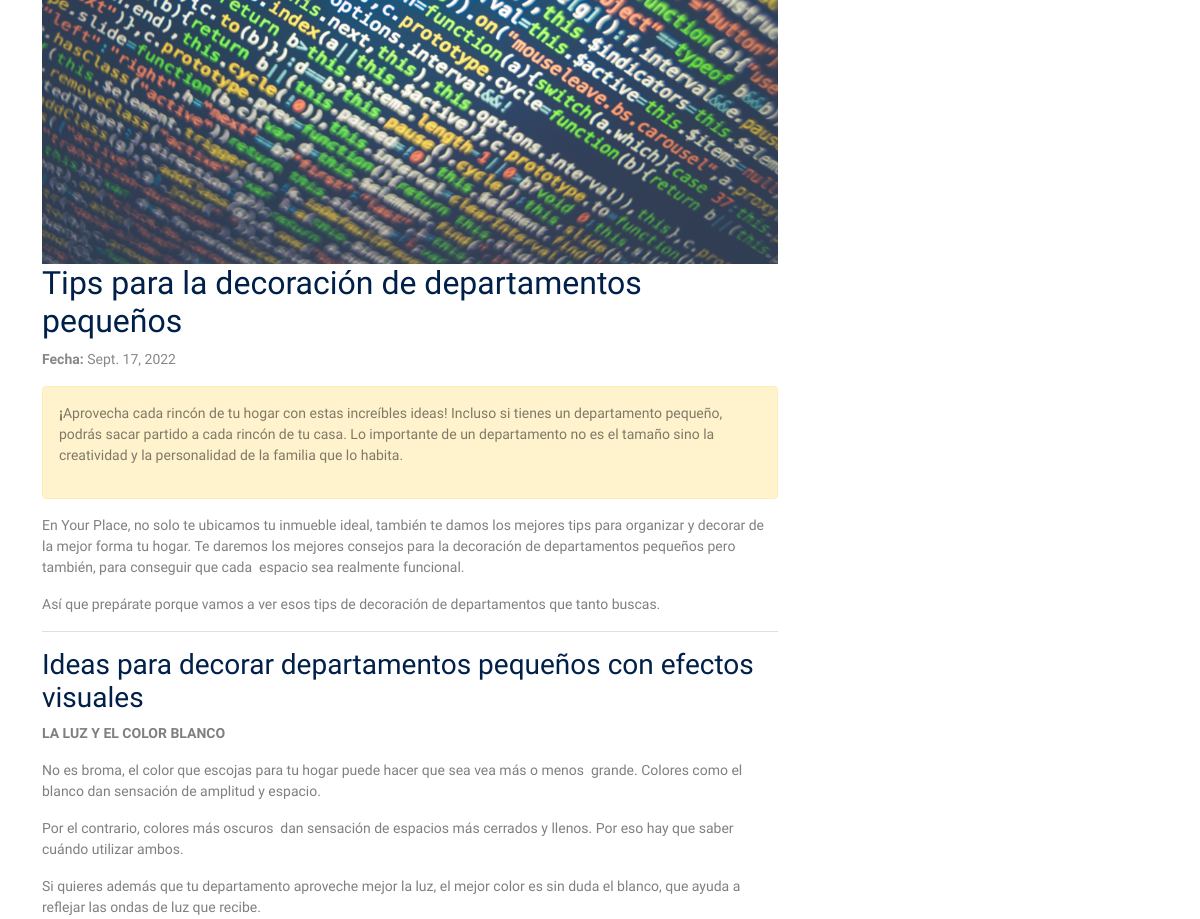
The page /blog/1/ (middle part) on the database as committed earlier.
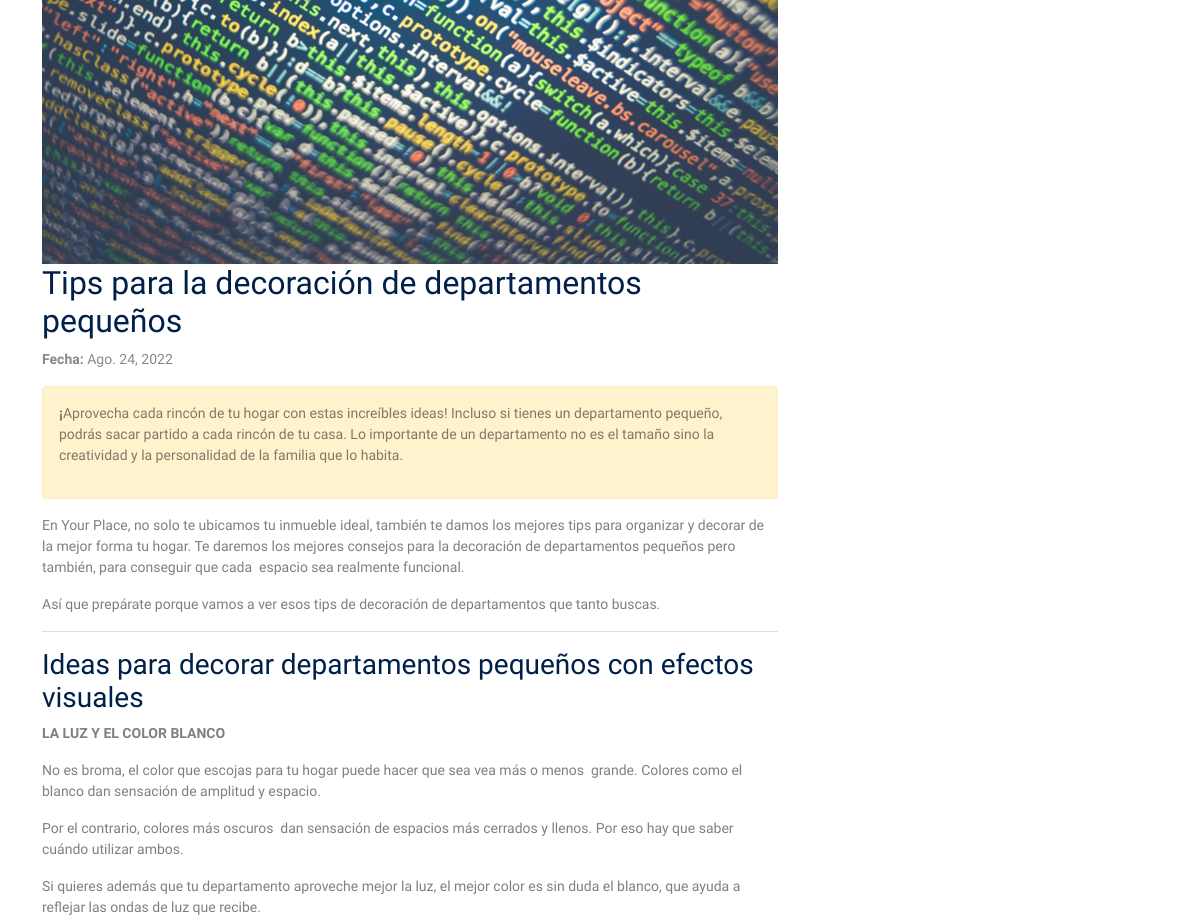
The same page on the database as committed later.
### blog/models.py (models this page shows)
class Article_Model(models.Model):
    name = models.CharField(max_length=250, default='Sin nombre', verbose_name='Nombre [*]')
    title = models.CharField(max_length=250, default='Sin título', verbose_name='Título [*]')
    subtitle = models.CharField(max_length=250, null=True, blank=True, verbose_name='Subtítulo')
    abstract = RichTextField(null=True, blank=True, verbose_name='Resumen [*]')
    content = RichTextField(verbose_name='Contenido [*]')
    date = models.DateField(null=True, blank=True, verbose_name='Fecha')
    fk_categoria = models.ForeignKey('Category_Model', on_delete=models.DO_NOTHING, verbose_name='Categoría [*]')
    fk_agent = models.ForeignKey('agent.Agent_Model', on_delete=models.DO_NOTHING, null=True, blank=True, verbose_name='Agente')
    image_main = models.ImageField(upload_to='img_article/', default='', verbose_name='Imagen principal [*]')
    image_01 = models.ImageField(null=True, blank=True, upload_to='img_article/', default='', verbose_name='Imagen 01')
    image_02 = models.ImageField(null=True, blank=True, upload_to='img_article/', default='', verbose_name='Imagen 02')
    image_03 = models.ImageField(null=True, blank=True, upload_to='img_article/', default='', verbose_name='Imagen 03')
    image_04 = models.ImageField(null=True, blank=True, upload_to='img_article/', default='', verbose_name='Imagen 04')
    image_05 = models.ImageField(null=True, blank=True, upload_to='img_article/', default='', verbose_name='Imagen 05')
    draft = models.BooleanField(null=True, blank=True, default=True, verbose_name='Borrador')
    class Meta:
        verbose_name = 'Artículo'
        verbose_name_plural = 'Artículos'
        ordering = ['-date']
    def __str__(self):
        return self.name

### website/views.py (the view)
# urls.py: path('blog/<int:id>/', blog_detail, name='blog_detail'),
def blog_detail(request, id):
    itemObj = Article_Model.objects.get(id=id)
    print(itemObj)
    context = {
        'page' : 'Blog',
        'articulo': itemObj,
    }
    return render(request, "website/blog_detail.html", context)

### website/templates/website/blog_detail.html (shortened to what this page needs)
{% extends "website/base.html" %}
{% load static %}
{% block content %}
<div class="section section-properties">
    <div class="container">
        <div class="row">
            <div class="col-lg-8 col-lg-offset-2 col-md-offset-2">
                {% if articulo.image_01 or articulo.image_02 or articulo.image_03 or articulo.image_04 or articulo.image_05 %}
                <div class="img-property-slide-wrap">
                    <div class="img-property-slide">
                        {% if articulo.image_05 %}
                        <img src="{{ articulo.image_05.url }}" alt="" class="img-fluid">
                        {% endif %}
                    </div>
                </div>
                {% endif %}
                <div class="">
                    <h2 class="heading text-primary">{{ articulo.title }}</h2>
                    <p class="meta"><strong>Fecha:</strong> {{ articulo.date }}</p>
                    <div class="text-black-50 alert alert-warning">
                        {{ articulo.abstract|safe }}
                    </div>
                    <div class="text-black-50">
                        {{ articulo.content|safe }}
                    </div>
                </div>
            </div>
            {% if articulo.fk_agent %}
            <div class="col-lg-4">
            </div>
            {% endif %}
        </div>
    </div>
</div>
	{% endblock content %}

Rows that differ between the two databases and show on the page:
changed Article_Model "Tips para la decoración de departamentos pequeños": date "Sept. 17, 2022" → "Ago. 24, 2022"
